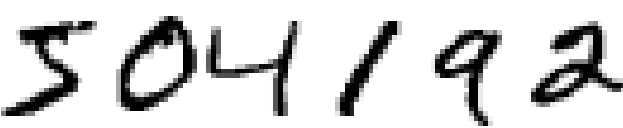
#> input picture neuralnetworksanddeeplearning/digits.png, 623 x 128 px
$ python dany_predict_all.py
#> lines starting #> are read from the running program, lines starting #| are printed output that depends on the picture
### neuralnetworksanddeeplearning/src/mnist_loader.py
"""
mnist_loader
~~~~~~~~~~~~

A library to load the MNIST image data.  For details of the data
structures that are returned, see the doc strings for ``load_data``
and ``load_data_wrapper``.  In practice, ``load_data_wrapper`` is the
function usually called by our neural network code.
"""

#### Libraries
# Standard library
import _pickle as cPickle
import gzip
import os, sys
# Third-party libraries
import numpy as np

def load_data():
    """Return the MNIST data as a tuple containing the training data,
    the validation data, and the test data.

    The ``training_data`` is returned as a tuple with two entries.
    The first entry contains the actual training images.  This is a
    numpy ndarray with 50,000 entries.  Each entry is, in turn, a
    numpy ndarray with 784 values, representing the 28 * 28 = 784
    pixels in a single MNIST image.

    The second entry in the ``training_data`` tuple is a numpy ndarray
    containing 50,000 entries.  Those entries are just the digit
    values (0...9) for the corresponding images contained in the first
    entry of the tuple.

    The ``validation_data`` and ``test_data`` are similar, except
    each contains only 10,000 images.

    This is a nice data format, but for use in neural networks it's
    helpful to modify the format of the ``training_data`` a little.
    That's done in the wrapper function ``load_data_wrapper()``, see
    below.
    """
    project_dir = os.path.normpath(os.getcwd() + os.sep + os.pardir)
    f = gzip.open(project_dir + '/data/mnist.pkl.gz', 'rb')
    training_data, validation_data, test_data = cPickle.load(f, encoding='latin1')
    f.close()
    return (training_data, validation_data, test_data)

def load_data_wrapper():
    """Return a tuple containing ``(training_data, validation_data,
    test_data)``. Based on ``load_data``, but the format is more
    convenient for use in our implementation of neural networks.

    In particular, ``training_data`` is a list containing 50,000
    2-tuples ``(x, y)``.  ``x`` is a 784-dimensional numpy.ndarray
    containing the input image.  ``y`` is a 10-dimensional
    numpy.ndarray representing the unit vector corresponding to the
    correct digit for ``x``.

    ``validation_data`` and ``test_data`` are lists containing 10,000
    2-tuples ``(x, y)``.  In each case, ``x`` is a 784-dimensional
    numpy.ndarry containing the input image, and ``y`` is the
    corresponding classification, i.e., the digit values (integers)
    corresponding to ``x``.

    Obviously, this means we're using slightly different formats for
    the training data and the validation / test data.  These formats
    turn out to be the most convenient for use in our neural network
    code."""
    tr_d, va_d, te_d = load_data()
    training_inputs = [np.reshape(x, (784, 1)) for x in tr_d[0]]
    training_results = [vectorized_result(y) for y in tr_d[1]]
    training_data = zip(training_inputs, training_results)
    validation_inputs = [np.reshape(x, (784, 1)) for x in va_d[0]]
    validation_data = zip(validation_inputs, va_d[1])
    test_inputs = [np.reshape(x, (784, 1)) for x in te_d[0]]
    test_data = zip(test_inputs, te_d[1])
    return (list(training_data), list(validation_data), list(test_data))

# [8 lines left out: function vectorized_result, not called in this run]

### neuralnetworksanddeeplearning/dany_predict_all.py
import pickle
import os.path
import numpy as np
import PIL.ImageOps
from PIL import ImageDraw
from PIL import Image
from neuralnetworksanddeeplearning.src import mnist_loader, network


def get_predicted_number(prediction_array):
    array = prediction_array.tolist()
    return str(array.index(max(array)))


def interpolate(value, origmin, origmax, targetmin, targetmax):
    # Figure out how 'wide' each range is
    leftSpan = origmax - origmin
    rightSpan = targetmax - targetmin

    # Convert the left range into a 0-1 range (float)
    valueScaled = float(value - origmin) / float(leftSpan)

    # Convert the 0-1 range into a value in the right range.
    return targetmin + (valueScaled * rightSpan)


# Retorna lista de listas, donde cada lista tiene 2 tuplas, la primera indicando el inicio y las segunda el final del
# digito.
def get_digits_coords(inverted_image):
    digits_coords = []
    pixels = inverted_image.load()
    sumaAnterior = 0
    for i in range(0, 623):
        sumaActual = 0
        for j in range(0, 128):
            sumaActual += pixels[i, j]
        if sumaAnterior == 0 and sumaActual > 0:
            inicio = i
        elif (sumaAnterior > 0 and sumaActual == 0) or (i == 622 and sumaActual > 0):
            digits_coords.append([(inicio, 0), (i, 127)])  # 127 hardcodeado, es la altura de la imagen
        sumaAnterior = sumaActual
    return digits_coords


def get_np_digit(inverted_image, coords):
    digit_image = inverted_image.crop((coords[0][0], coords[0][1], coords[1][0], coords[1][1]))
    img_pixels = digit_image.resize((28, 28))
    img_pixels = img_pixels.load()

    flattened = []
    for y in range(0, 28):
        for x in range(0, 28):
            flattened.append(img_pixels[x, y])

    flattened_np = np.reshape(flattened, (784, 1))
    flattened_np = flattened_np.astype(np.float32)
    # Interpolate 0-255 pixels to 0-1 scale
    for index, pixel in enumerate(flattened_np):
        flattened_np[index] = interpolate(pixel, 0, 255, 0, 1)
    return flattened_np


img = Image.open("digits.png")
#> img is the input picture: PIL image 623x128 RGBA; mean R, G, B, A 213, 213, 213, 255
r, g, b, a = img.split()
#> a: PIL image 623x128 L; every value is 255
inverted_image = PIL.ImageOps.invert(r)
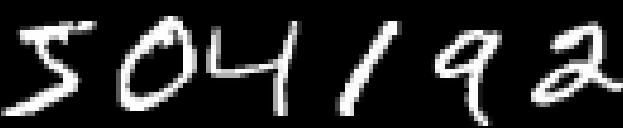
#> inverted_image: PIL image 623x128 L; min 0, max 255, mean 42
digit_coords = get_digits_coords(inverted_image)
#> after the loop in get_digits_coords, `for i in range(0, 623):`: digits_coords = [[(0, 0), (97, 127)], [(116, 0), (197, 127)], [(202, 0), (302, 127)], [(335, 0), (402, 127)], [(431, 0), (502, 127)], [(526, 0), (622, 127)]]
#> digit_coords has the same summary as digits_coords in get_digits_coords

if (not os.path.isfile('pesos.pickle')):
#> (the run stopped early here; a loop or call above may not have finished)
